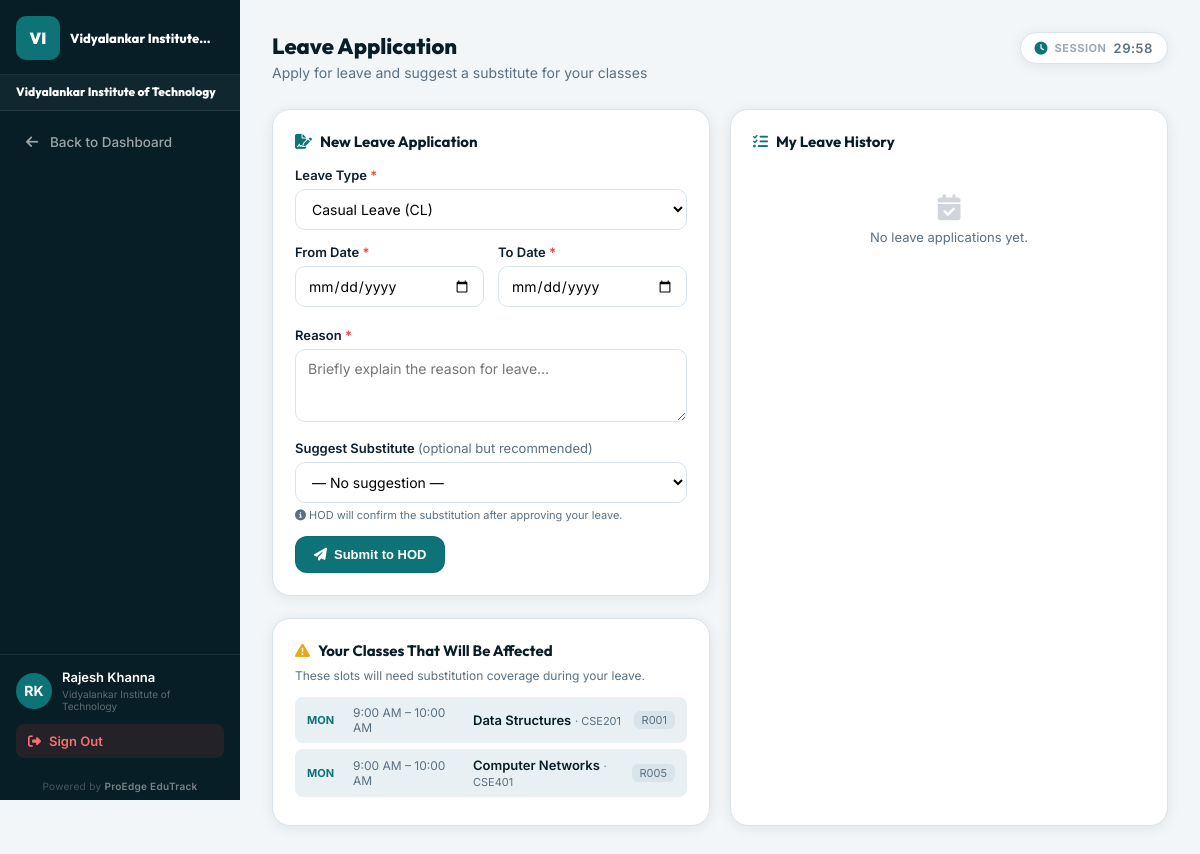
The page /dashboard/faculty/leave/ (signed in) on the database its author committed.
### students/models.py (models this page shows, shortened)
class College(models.Model):
    name = models.CharField(max_length=150, unique=True)
    code = models.CharField(max_length=30, unique=True)
    city = models.CharField(max_length=100, blank=True)
    state = models.CharField(max_length=100, blank=True)
    logo = models.ImageField(upload_to='college_logos/', null=True, blank=True)
    student_id_rule = models.CharField(max_length=100, default='{YEAR}-{CODE}-{DEPT}-{SERIAL}')
    faculty_id_rule = models.CharField(max_length=100, default='FAC-{CODE}-{SERIAL}')
    email = models.EmailField(null=True, blank=True)
    website = models.URLField(null=True, blank=True)
    is_active = models.BooleanField(default=True)
    created_at = models.DateTimeField(auto_now_add=True)

class Timetable(models.Model):
    DAYS = (
        ('MON', 'Monday'),
        ('TUE', 'Tuesday'),
        ('WED', 'Wednesday'),
        ('THU', 'Thursday'),
        ('FRI', 'Friday'),
        ('SAT', 'Saturday'),
    )
    subject = models.ForeignKey(Subject, on_delete=models.CASCADE)
    faculty = models.ForeignKey(Faculty, on_delete=models.CASCADE)
    day_of_week = models.CharField(max_length=3, choices=DAYS)
    start_time = models.TimeField()
    end_time = models.TimeField()
    classroom = models.ForeignKey(Classroom, on_delete=models.CASCADE)
    section = models.CharField(max_length=10, blank=True, default='',
                               help_text="Section label e.g. A, B, C. Leave blank if no sections.")

class Subject(models.Model):
    CATEGORY_CHOICES = [
        ('PC',    'Program Core'),
        ('PE',    'Program Elective'),
        ('OE',    'Open Elective'),
        ('BS',    'Basic Science'),
        ('PC/BS', 'Program Core / Basic Science'),
        ('MC',    'Mandatory Course'),
        ('PW',    'Project Work'),
        ('AC',    'Audit Course'),
        ('HS',    'Humanities & Social Science'),
        ('ES',    'Engineering Science'),
        ('OTHER', 'Other'),
    ]
    name = models.CharField(max_length=100)
    code = models.CharField(max_length=20)  # unique per department, not globally
    department = models.ForeignKey(Department, on_delete=models.CASCADE)
    semester = models.IntegerField()
    weekly_hours = models.IntegerField(default=3)
    lecture_hours   = models.IntegerField(default=3, help_text="Lecture hours per week (L)")
    tutorial_hours  = models.IntegerField(default=0, help_text="Tutorial hours per week (T)")
    practical_hours = models.IntegerField(default=0, help_text="Practical/Lab hours per week (P)")
    credits         = models.IntegerField(default=3, help_text="Credits (C)")
    category        = models.CharField(max_length=10, choices=CATEGORY_CHOICES, default='PC', help_text="Subject category")
    class Meta:
        unique_together = ('department', 'code')

class Classroom(models.Model):
    college = models.ForeignKey(College, on_delete=models.CASCADE, related_name='classrooms', null=True)
    room_number = models.CharField(max_length=20)
    building = models.CharField(max_length=100, blank=True, default='')
    capacity = models.IntegerField()
    class Meta:
        unique_together = ('college', 'room_number')

### students/views/_legacy.py (the view, shortened to what this page needs)
# urls.py: path('dashboard/faculty/leave/', views.faculty_leave_apply, name='faculty_leave_apply'),
@login_required
def faculty_leave_apply(request):
    faculty = get_object_or_404(Faculty, user=request.user)
    dept_faculty = Faculty.objects.filter(
        department=faculty.department, is_deleted=False
    ).exclude(pk=faculty.pk).select_related('user')
    my_leaves = LeaveApplication.objects.filter(faculty=faculty).order_by('-created_at')
    timetable_slots = Timetable.objects.filter(faculty=faculty).select_related('subject', 'classroom').order_by('day_of_week', 'start_time')
    return render(request, 'faculty/leave_apply.html', {
        'faculty': faculty,
        'dept_faculty': dept_faculty,
        'my_leaves': my_leaves,
        'timetable_slots': timetable_slots,
    })

### students/context_processors.py (called while the page is built)
def college_branding(request):
    if not request.user.is_authenticated or request.user.is_superuser:
        return {}
    try:
        role = UserRole.objects.select_related('college').get(user=request.user)
        college = role.college
    except UserRole.DoesNotExist:
        return {}
    if not college:
        return {'college': None, 'branding': None}
    branding, _ = CollegeBranding.objects.get_or_create(college=college)
    return {'college': college, 'branding': branding}

### templates/faculty/leave_apply.html (shortened to what this page needs)
{% extends 'dashboards/base_dashboard.html' %}
{% block page_title %}Leave Application{% endblock %}
{% block page_sub %}Apply for leave and suggest a substitute for your classes{% endblock %}
{% block sidebar_links %}
<a href="{% url 'faculty_dashboard' %}" class="sb-link"><i class="fas fa-arrow-left"></i> Back to Dashboard</a>
{% endblock %}
{% block dashboard_content %}
<div class="two-col">
  <div>
    <div class="d-card">
      <div class="d-card-title"><i class="fas fa-file-signature"></i> New Leave Application</div>
      <form method="POST">
        <div class="fg">
          <label>Leave Type <span style="color:var(--red)">*</span></label>
          <select name="leave_type" class="fi">
            <option value="CL">Casual Leave (CL)</option>
          </select>
        </div>
        <div class="grid-2">
          <div class="fg">
            <label>From Date <span style="color:var(--red)">*</span></label>
            <input type="date" name="from_date" required class="fi" id="from-date" onchange="calcDays()">
          </div>
          <div class="fg">
            <label>To Date <span style="color:var(--red)">*</span></label>
            <input type="date" name="to_date" required class="fi" id="to-date" onchange="calcDays()">
          </div>
        </div>
        <div class="fg">
          <label>Reason <span style="color:var(--red)">*</span></label>
          <textarea name="reason" rows="3" required class="fi" style="resize:vertical" placeholder="Briefly explain the reason for leave…"></textarea>
        </div>
        <div class="fg">
          <label>Suggest Substitute <span style="font-weight:400;color:var(--muted)">(optional but recommended)</span></label>
          <select name="suggested_substitute" class="fi">
            <option value="">— No suggestion —</option>
          </select>
          <div style="font-size:11px;color:var(--muted);margin-top:5px"><i class="fas fa-info-circle"></i> HOD will confirm the substitution after approving your leave.</div>
        </div>
        <button type="submit" class="qa-btn qa-teal"><i class="fas fa-paper-plane"></i> Submit to HOD</button>
      </form>
    </div>
    {% if timetable_slots %}
    <div class="d-card">
      <div class="d-card-title"><i class="fas fa-triangle-exclamation" style="color:var(--gold)"></i> Your Classes That Will Be Affected</div>
      <div class="section-meta">These slots will need substitution coverage during your leave.</div>
      {% for slot in timetable_slots %}
      <div class="slot-row">
        <div class="slot-day">{{ slot.day_of_week }}</div>
        <div class="slot-time">{{ slot.start_time|time:"g:i A" }} – {{ slot.end_time|time:"g:i A" }}</div>
        <div style="flex:1">
          <span style="font-weight:600;color:var(--deep)">{{ slot.subject.name }}</span>
          <span style="color:var(--muted);font-size:11px"> · {{ slot.subject.code }}</span>
        </div>
        <div style="font-size:11px;color:var(--muted);background:var(--border);padding:2px 8px;border-radius:6px">{{ slot.classroom.room_number }}</div>
      </div>
      {% endfor %}
    </div>
    {% endif %}
  </div>
  <div class="d-card">
    <div class="d-card-title"><i class="fas fa-list-check"></i> My Leave History</div>
    {% if my_leaves %}
    <div class="content-scroll">
      {% for leave in my_leaves %}
      <div class="leave-card">
        <div style="flex:1">
          <div class="leave-type">{{ leave.get_leave_type_display }}</div>
          <div class="leave-dates">{{ leave.from_date|date:"d M Y" }} → {{ leave.to_date|date:"d M Y" }} <span style="font-size:11px;color:var(--muted)">({{ leave.days }} day{{ leave.days|pluralize }})</span></div>
          <div class="leave-reason">{{ leave.reason|truncatechars:80 }}</div>
          {% if leave.suggested_substitute %}
          <div class="leave-sub"><i class="fas fa-user-check" style="color:var(--teal)"></i> Suggested sub: {{ leave.suggested_substitute.user.get_full_name|default:leave.suggested_substitute.user.username }}</div>
          {% endif %}
          {% if leave.hod_remarks %}
          <div style="font-size:11px;color:var(--muted);margin-top:4px;font-style:italic"><i class="fas fa-comment"></i> HOD: {{ leave.hod_remarks }}</div>
          {% endif %}
        </div>
        <div style="display:flex;flex-direction:column;align-items:flex-end;gap:6px">
          <span style="padding:3px 10px;border-radius:99px;font-size:11px;font-weight:700;white-space:nowrap;background:{% if leave.status == 'APPROVED' %}#d1fae5{% elif leave.status == 'REJECTED' %}#fee2e2{% else %}#fef3c7{% endif %};color:{% if leave.status == 'APPROVED' %}#065f46{% elif leave.status == 'REJECTED' %}#991b1b{% else %}#92400e{% endif %}">{{ leave.get_status_display }}</span>
          {% if leave.status == 'PENDING' %}
          <form method="POST" style="margin:0" onsubmit="return confirm('Withdraw this application?')">
            {% csrf_token %}
            <input type="hidden" name="action" value="cancel"/>
            <input type="hidden" name="leave_id" value="{{ leave.pk }}"/>
            <button type="submit" style="padding:3px 9px;border-radius:6px;background:rgba(239,68,68,.08);color:var(--red);font-size:11px;font-weight:600;border:none;cursor:pointer"><i class="fas fa-times"></i> Withdraw</button>
          </form>
          {% endif %}
        </div>
      </div>
      {% endfor %}
    </div>
    {% else %}
    <div class="empty"><i class="fas fa-calendar-check"></i>No leave applications yet.</div>
    {% endif %}
  </div>
</div>
{% endblock %}

### templates/dashboards/base_dashboard.html (shortened to what this page needs)
{% extends 'base.html' %}
{% load static %}
{% block body %}
<div class="db-layout">
  <aside class="db-sidebar" id="db-sidebar">
    <div class="sb-head">
      {% if college and college.logo %}
        <img src="{{ college.logo.url }}" alt="{{ college.name }}" class="sb-college-logo"/>
        <button class="sb-close" id="sb-close" aria-label="Close menu"><i class="fas fa-times"></i></button>
      {% elif college %}
        <div class="sb-college-initials">{{ college.code|slice:":2"|upper }}</div>
        <div class="sb-college-head-name">{{ college.name|truncatechars:22 }}</div>
      {% else %}
        <div style="font-family:'Outfit',sans-serif;font-size:20px;font-weight:900;color:#fff">Edu<span style="color:var(--teal-lt)">Track</span></div>
        <button class="sb-close" id="sb-close" aria-label="Close menu"><i class="fas fa-times"></i></button>
      {% endif %}
    </div>
    {% if college %}
    <div class="sb-college-banner">
      <div class="sb-college-name">{{ college.name }}</div>
    </div>
    {% endif %}
    <nav class="sb-nav">
      {% block sidebar_links %}{% endblock %}
    </nav>
    <div class="sb-foot">
      <div class="sb-user">
        <div class="sb-avatar">{{ request.user.first_name|first|upper }}{{ request.user.last_name|first|upper }}</div>
        <div class="sb-user-info">
          <div class="sb-user-name">{{ request.user.get_full_name|default:request.user.username }}</div>
          {% if college %}<div class="sb-user-college">{{ college.name }}</div>{% endif %}
        </div>
      </div>
      <a href="{% url 'logout' %}" class="sb-logout">
        <i class="fas fa-sign-out-alt"></i> Sign Out
      </a>
    </div>
    <div class="sb-powered">Powered by <span>ProEdge EduTrack</span></div>
  </aside>
  <main class="db-main">
    <div class="db-page-head">
      <div class="db-page-head-row">
        <div>
          <h1 class="db-page-title">{% block page_title %}Dashboard{% endblock %}</h1>
          <p class="db-page-sub">{% block page_sub %}Welcome back, {{ request.user.first_name|default:request.user.username }}{% endblock %}</p>
        </div>
        <div class="topbar-session-timer{% if request.is_college_admin %} admin-timer-hidden{% endif %}" id="sb-session-timer" title="Session time remaining">
          <i class="fas fa-clock"></i>
          <span class="timer-label">Session</span>
          <span id="sb-timer-display" style="font-variant-numeric:tabular-nums;letter-spacing:.5px">--:--</span>
        </div>
      </div>
    </div>
    {% block dashboard_content %}{% endblock %}
  </main>
</div>
{% endblock %}

### templates/base.html (style rules this page uses)
*,*::before,*::after { margin:0;padding:0;box-sizing:border-box }
:root { --teal:#0d7377;--teal-lt:#14a085;--teal-dk:#095c60; --gold:#e6a817;--gold-lt:#f5c842; --deep:#071e26;--deep2:#0b2d38; --bg:#f2f6f8;--surface:#fff;--surface2:#e8f0f3; --border:#d8e4ea;--text:#0d1f2d;--muted:#5a7080; --green:#10b981;--red:#ef4444;--warning:#f59e0b; --sh:0 2px 14px rgba(7,30,38,.08); --sh-md:0 6px 28px rgba(7,30,38,.12); --r:10px;--r-lg:18px; }
html { scroll-behavior:smooth }
body { font-family:'Inter',sans-serif;background:var(--bg);color:var(--text);min-height:100vh }
a { text-decoration:none }

### templates/faculty/leave_apply.html (style rules this page uses)
.slot-row { display:flex;align-items:center;gap:10px;padding:8px 12px;background:var(--surface2);border-radius:8px;margin-bottom:6px;font-size:13px }
.slot-day { font-size:11px;font-weight:700;color:var(--teal);width:36px;flex-shrink:0 }
.slot-time { font-size:12px;color:var(--muted);width:110px;flex-shrink:0 }
.fg { margin-bottom:14px }
.fg label { display:block;font-size:13px;font-weight:600;color:var(--text);margin-bottom:6px }
.fi { width:100%;padding:10px 12px;border:1.5px solid var(--border);border-radius:var(--r);font-size:14px;font-family:'Inter',sans-serif;outline:none;background:#fff }
.grid-2 { display:grid;grid-template-columns:1fr 1fr;gap:14px }

### rows shown on the page
College: code "VI", name "Vidyalankar Institute…", name "Vidyalankar Institute of Technology"
Timetable: day_of_week "MON", start_time "9:00 AM", end_time "10:00 AM", subject.name "Data Structures", subject.code "CSE201", classroom.room_number "R001"
Timetable: day_of_week "MON", start_time "9:00 AM", end_time "10:00 AM", subject.name "Computer Networks", subject.code "CSE401", classroom.room_number "R005"

### other values the page prints
{{ request.user.first_name|first|upper }} "R"
{{ request.user.last_name|first|upper }} "K"
{{ request.user.get_full_name|default:request.user.username }} "Rajesh Khanna"
